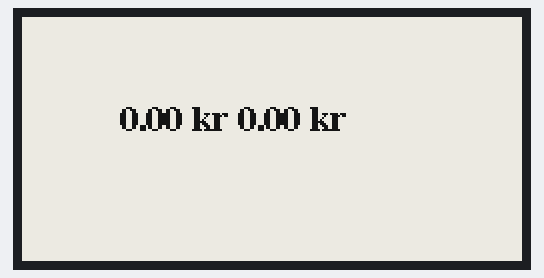
Bench run of a sketch on a simulated ESP32. Parts: 250×122 one-colour display. WiFi joins after 1.5 s; servers stay silent unless stated; uploads are accepted with an empty reply; the local clock reads 2024-03-15 10:24:30 at power-on unless the sketch sets it; what the sketch prints to the serial monitor is not drawn.

Above: at 4.1 s.
At 6.3 s:
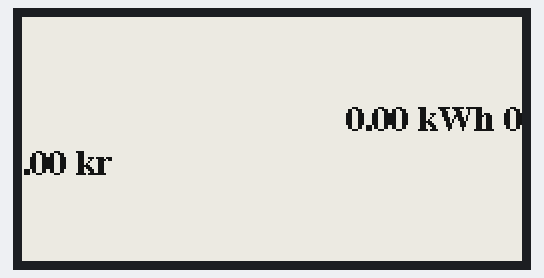

Measured:
- what the display in image 0 shows lasts 2.2 s, from 4.1 s to 6.3 s

The sketch:

tibber_price.ino
```cpp
#include <WiFi.h>
#include <HTTPClient.h>
#include <ArduinoJson.h>  // add this library to your project
#include <GxEPD2_BW.h>
#include <Fonts/FreeSerifBold24pt7b.h>
#include <Fonts/FreeSerifBold9pt7b.h>
#include "time.h"

#include "wifi_epaper_settings.h"

#define ENABLE_GxEPD2_GFX 0

// Buffer to store the HTTP request
char request[1000];

// Buffer to store the HTTP response
char response[1000];

WiFiClientSecure client;
const String tibberApi = "https://api.tibber.com/v1-beta/gql";

void setup() {
  // Initialize serial and WiFi
  Serial.begin(115200);
  WiFi.begin(ssid, password);

  // Wait for WiFi connection
  Serial.println("Connecting to WiFi...");
  while (WiFi.status() != WL_CONNECTED) {
    delay(500);
    Serial.print(".");
  }
  Serial.println();
  Serial.println("Connected to WiFi!");
  client.setCACert(root_ca);
  Serial.println("setup display");
  delay(100);
  display.init();

  // Init and get the time
  configTime(gmtOffset_sec, daylightOffset_sec, ntpServer);
}

StaticJsonDocument<200> parseToJsonDoc(String response) {
  // Parse the JSON response
  StaticJsonDocument<200> doc;
  DeserializationError error = deserializeJson(doc, response);
  if (error) {
    Serial.println();
    Serial.println("Error parsing JSON response");
    //return null;
  }
  return doc;
}

void prepareDisplayAndShow(StaticJsonDocument<200> jsonDoc)
{
  Serial.println("prepareDisplayAndShow");
  display.setRotation(3);
  display.setFont(&FreeSerifBold24pt7b);
  if (display.epd2.WIDTH < 104) display.setFont(0);
  display.setTextColor(GxEPD_BLACK);

  display.setFullWindow();
  display.firstPage();
  display.fillScreen(GxEPD_WHITE);
  do {
    double totalCostPerkwh = jsonDoc["data"]["viewer"]["homes"][1]["currentSubscription"]["priceInfo"]["current"]["total"];
    showCost(totalCostPerkwh);
    double totalCost = jsonDoc["data"]["viewer"]["homes"][1]["consumption"]["priceInfo"]["totalCost"];
    double totalConsumption = jsonDoc["data"]["viewer"]["homes"][1]["consumption"]["priceInfo"]["totalConsumption"];
    showConsumtion(totalCost, totalConsumption);
    double totalProduction = jsonDoc["data"]["viewer"]["homes"][1]["consumption"]["priceInfo"]["totalProduction"];
    double totalProfit = jsonDoc["data"]["viewer"]["homes"][1]["production"]["priceInfo"]["totalProfit"];
    showProduction(totalProduction, totalProfit);
  } while (display.nextPage());
  Serial.println("prepareDisplayAndShow done");
}

void showCost(double dCost)
{
  int16_t tbx, tby;
  uint16_t tbw, tbh;
  String sCost = " kr";
  String dispText = dCost + sCost;
  display.getTextBounds(dispText, 0, 0, &tbx, &tby, &tbw, &tbh);
  // center bounding box by transposition of origin:
  uint16_t x = ((display.width() - tbw) / 2) - tbx;
  uint16_t y = ((display.height() - tbh) / 2) - tby;
  display.setCursor(x, y);
  display.print(dispText);
  display.setFont(&FreeSerifBold9pt7b);
  display.setCursor(x + tbw + 2, y);
  display.print("/kWh");

  showLocalTime(x + 2, 20);
}

void showConsumtion(double dCost, double dConsumtion) {
  Serial.println("showConsumtion");
  display.setFont(&FreeSerifBold9pt7b);
  if (display.epd2.WIDTH < 104) display.setFont(0);
  display.setTextColor(GxEPD_BLACK);
  int16_t tbx, tby; uint16_t tbw, tbh;
  String sCost = " kr";
  String dispText = dCost + sCost;
  String dispTextConsumtion = dConsumtion + sCost;
  display.getTextBounds(dispText, 0, 0, &tbx, &tby, &tbw, &tbh);
  // center bounding box by transposition of origin:
  uint16_t x = ((display.width() - tbw) / 4) - tbx;
  uint16_t y = ((display.height() + tbh) / 2) + tby;
  do {
    display.fillScreen(GxEPD_WHITE);
    display.setCursor(x, y);
    display.print(dispText);
    display.setCursor(x + tbw + 5, y);
    display.print(dispTextConsumtion);
  }
  while (display.nextPage());
  Serial.println("showConsumtion done");
}

void showProduction(double dTotalProduction, double dTotalProfit) {
  Serial.println("showProduction");
  display.setFont(&FreeSerifBold9pt7b);
  if (display.epd2.WIDTH < 104) display.setFont(0);
  display.setTextColor(GxEPD_BLACK);
  int16_t tbx, tby; uint16_t tbw, tbh;
  String sKWH = " kWh";
  String dispText = dTotalProduction + sKWH;
  String sCurrent = " kr";
  String dispTextProfit = dTotalProfit + sCurrent;
  display.getTextBounds(dispText, 0, 0, &tbx, &tby, &tbw, &tbh);
  // center bounding box by transposition of origin:
  uint16_t x = ((display.width() + tbw) / 2) + tbx;
  uint16_t y = ((display.height() + tbh) / 2) + tby;
  do {
    display.fillScreen(GxEPD_WHITE);
    display.setCursor(x, y);
    display.print(dispText);
    display.setCursor(x + tbw + 5, y);
    display.print(dispTextProfit);
  }
  while (display.nextPage());
  Serial.println("showProduction done");
}
void showLocalTime(int16_t x, int16_t y) {
  struct tm timeinfo;
  if(!getLocalTime(&timeinfo)){
    Serial.println("Failed to obtain time");
    return;
  }
  Serial.println(&timeinfo, "%Y-%m-%d %H:%M:%S");

  char timeNow[20];
  strftime(timeNow,20, "%Y-%m-%d %H:%M:%S", &timeinfo);
  display.setFont(&FreeSerifBold9pt7b);
  display.setCursor(x,y);
  display.print(timeNow);
}

String getHoursOfDay() {
  struct tm timeinfo;
  if(!getLocalTime(&timeinfo)){
    Serial.println("Failed to obtain time");
    return "NA";
  }
  char hoursToday[2];
  strftime(hoursToday,2, "%H", &timeinfo);
  Serial.print("Hour of day ");
  Serial.println(hoursToday);
  return String(hoursToday);
}

void loop() {
  HTTPClient http;
  String b = "Bearer ";

  http.begin(client, tibberApi);
  // add necessary headers
  http.addHeader("Content-Type", "application/json");
  http.addHeader("Authorization",  b+token);
  String hours = getHoursOfDay();
  Serial.println(hours);
  String payload = "{\"query\": \"{viewer {homes {consumption(resolution: HOURLY, last:" + hours + ") {pageInfo {totalCost totalConsumption}} production(resolution: HOURLY, last:" + hours + ") {pageInfo {totalProduction totalProfit}}currentSubscription {priceInfo {current {total}}}}}}\" }";
  Serial.println(payload);
  int httpCode = http.POST(payload);
  if (httpCode == HTTP_CODE_OK) {
    String response = http.getString();
    Serial.println(response);
    StaticJsonDocument<200> jsonDoc = parseToJsonDoc(response);
    // Get the "total" value from the response
    prepareDisplayAndShow(jsonDoc);
  } else {
    Serial.println("something went wrong");
    Serial.println(httpCode);
  }
  http.end();

  // Disconnect from the server
  client.stop();

  int pauseInMilliSeconds = 10*60*1000;
  // Wait a while before making another request
  delay(pauseInMilliSeconds);
}
```

wifi_epaper_settings.h
```cpp
// Replace these with your own WiFi
const char *ssid = "YOUR_WIFI_SSID";
const char *password = "YOUR_WIFI_PASSWORD";

// NTP
const char* ntpServer = "pool.ntp.org";
const long  gmtOffset_sec = 3600;
const int   daylightOffset_sec = 3600;


// GraphQL query for Tibber API to get the current price
const char *query = "{viewer {homes {currentSubscription {priceInfo {current {total}}}}}}";

// API token for Tibber demo
const String token = "5K4MVS-OjfWhK_4yrjOlFe1F6kJXPVf7eQYggo8ebAE";

GxEPD2_BW<GxEPD2_213_B74, GxEPD2_213_B74::HEIGHT> display(GxEPD2_213_B74(/*CS=5*/ SS, /*DC=*/ 17, /*RST=*/ 16, /*BUSY=*/ 4)); // GDEM0213B74

const char* root_ca = \
"-----BEGIN CERTIFICATE-----\n"\
"MIIEkjCCA3qgAwIBAgITBn+USionzfP6wq4rAfkI7rnExjANBgkqhkiG9w0BAQsF\n"\
"ADCBmDELMAkGA1UEBhMCVVMxEDAOBgNVBAgTB0FyaXpvbmExEzARBgNVBAcTClNj\n"\
"b3R0c2RhbGUxJTAjBgNVBAoTHFN0YXJmaWVsZCBUZWNobm9sb2dpZXMsIEluYy4x\n"\
"OzA5BgNVBAMTMlN0YXJmaWVsZCBTZXJ2aWNlcyBSb290IENlcnRpZmljYXRlIEF1\n"\
"dGhvcml0eSAtIEcyMB4XDTE1MDUyNTEyMDAwMFoXDTM3MTIzMTAxMDAwMFowOTEL\n"\
"MAkGA1UEBhMCVVMxDzANBgNVBAoTBkFtYXpvbjEZMBcGA1UEAxMQQW1hem9uIFJv\n"\
"b3QgQ0EgMTCCASIwDQYJKoZIhvcNAQEBBQADggEPADCCAQoCggEBALJ4gHHKeNXj\n"\
"ca9HgFB0fW7Y14h29Jlo91ghYPl0hAEvrAIthtOgQ3pOsqTQNroBvo3bSMgHFzZM\n"
"9O6II8c+6zf1tRn4SWiw3te5djgdYZ6k/oI2peVKVuRF4fn9tBb6dNqcmzU5L/qw\n"\
"IFAGbHrQgLKm+a/sRxmPUDgH3KKHOVj4utWp+UhnMJbulHheb4mjUcAwhmahRWa6\n"\
"VOujw5H5SNz/0egwLX0tdHA114gk957EWW67c4cX8jJGKLhD+rcdqsq08p8kDi1L\n"\
"93FcXmn/6pUCyziKrlA4b9v7LWIbxcceVOF34GfID5yHI9Y/QCB/IIDEgEw+OyQm\n"\
"jgSubJrIqg0CAwEAAaOCATEwggEtMA8GA1UdEwEB/wQFMAMBAf8wDgYDVR0PAQH/\n"\
"BAQDAgGGMB0GA1UdDgQWBBSEGMyFNOy8DJSULghZnMeyEE4KCDAfBgNVHSMEGDAW\n"\
"gBScXwDfqgHXMCs4iKK4bUqc8hGRgzB4BggrBgEFBQcBAQRsMGowLgYIKwYBBQUH\n"\
"MAGGImh0dHA6Ly9vY3NwLnJvb3RnMi5hbWF6b250cnVzdC5jb20wOAYIKwYBBQUH\n"\
"MAKGLGh0dHA6Ly9jcnQucm9vdGcyLmFtYXpvbnRydXN0LmNvbS9yb290ZzIuY2Vy\n"\
"MD0GA1UdHwQ2MDQwMqAwoC6GLGh0dHA6Ly9jcmwucm9vdGcyLmFtYXpvbnRydXN0\n"\
"LmNvbS9yb290ZzIuY3JsMBEGA1UdIAQKMAgwBgYEVR0gADANBgkqhkiG9w0BAQsF\n"\
"AAOCAQEAYjdCXLwQtT6LLOkMm2xF4gcAevnFWAu5CIw+7bMlPLVvUOTNNWqnkzSW\n"\
"MiGpSESrnO09tKpzbeR/FoCJbM8oAxiDR3mjEH4wW6w7sGDgd9QIpuEdfF7Au/ma\n"\
"eyKdpwAJfqxGF4PcnCZXmTA5YpaP7dreqsXMGz7KQ2hsVxa81Q4gLv7/wmpdLqBK\n"\
"bRRYh5TmOTFffHPLkIhqhBGWJ6bt2YFGpn6jcgAKUj6DiAdjd4lpFw85hdKrCEVN\n"\
"0FE6/V1dN2RMfjCyVSRCnTawXZwXgWHxyvkQAiSr6w10kY17RSlQOYiypok1JR4U\n"\
"akcjMS9cmvqtmg5iUaQqqcT5NJ0hGA==\n"\
"-----END CERTIFICATE-----\n";
```
